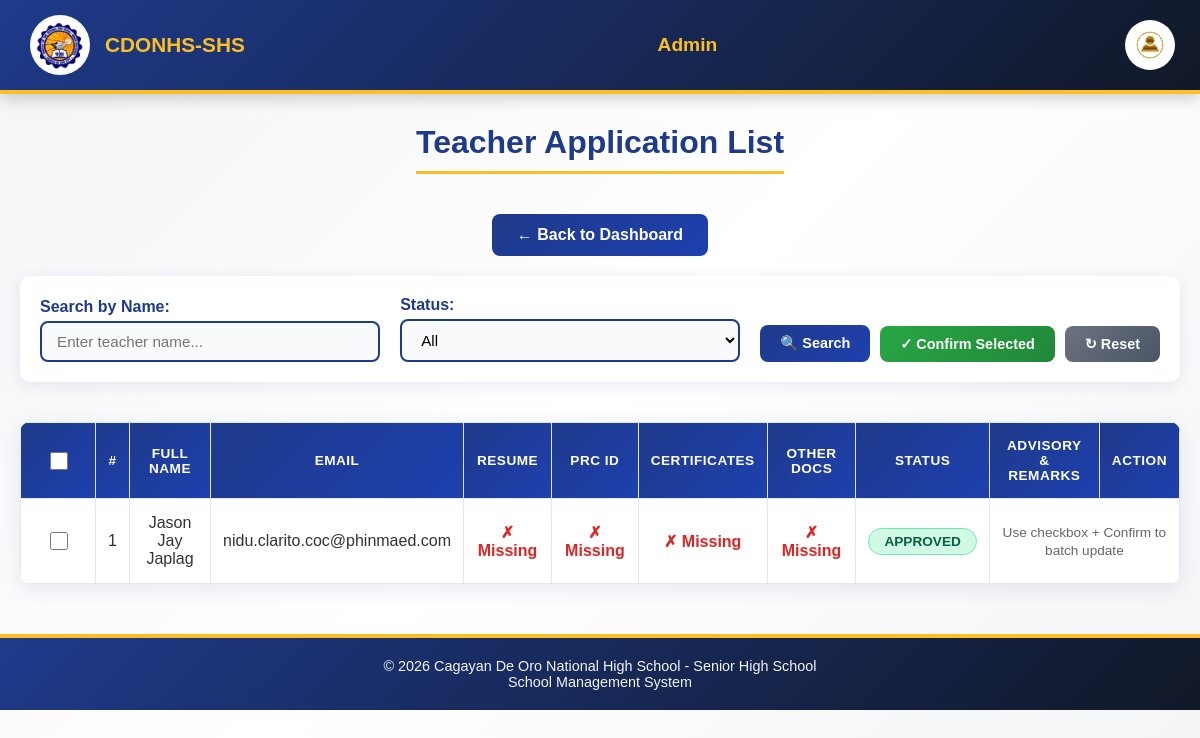
/Website_Files/Admin_Files/admin_teacher_application_list.php (signed in), run on an earlier commit of the app's database.
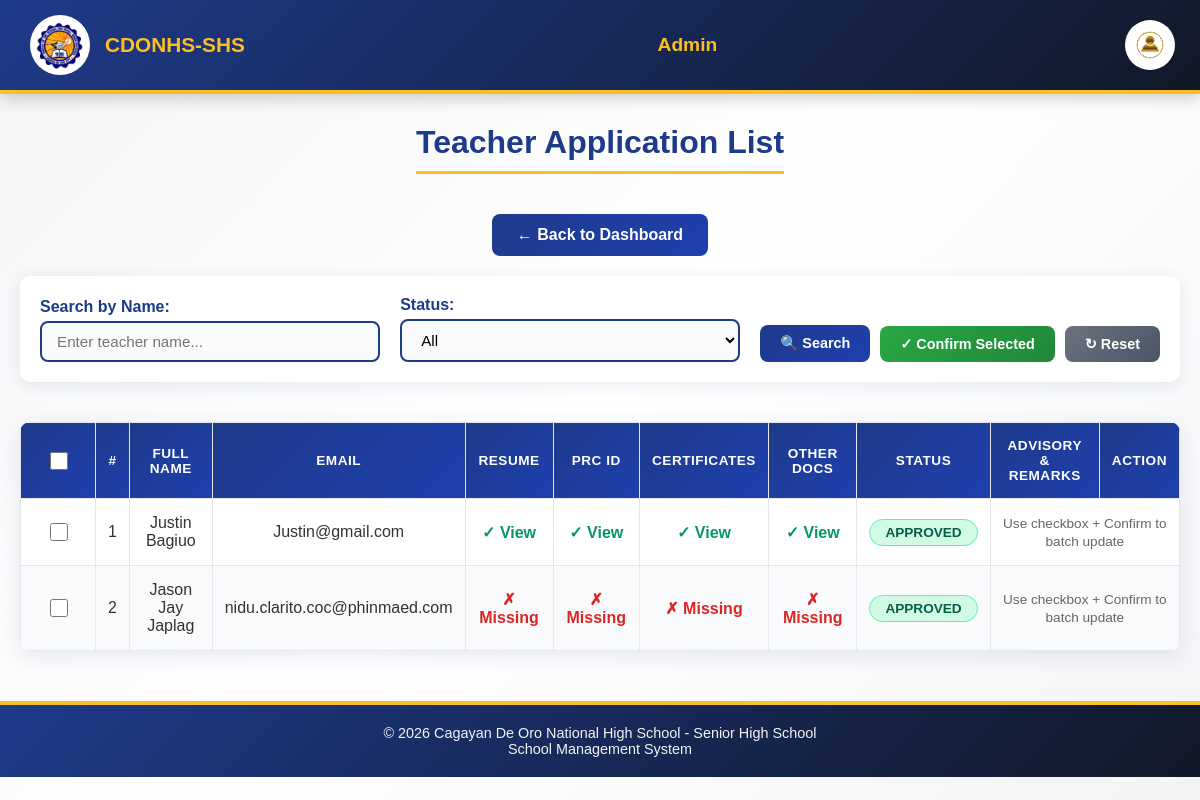
And on a later commit of the database.
### tables this page shows
CREATE TABLE `teacher_applications` (
  `teacher_application_id` int(11) NOT NULL,
  `first_name` varchar(100) NOT NULL,
  `last_name` varchar(100) NOT NULL,
  `middle_name` varchar(100) DEFAULT NULL,
  `extension_name` varchar(20) DEFAULT NULL,
  `date_of_birth` date NOT NULL,
  `sex` enum('male','female') NOT NULL,
  `civil_status` enum('single','married','divorced','widowed') NOT NULL,
  `contact_number` varchar(20) NOT NULL,
  `email` varchar(150) NOT NULL,
  `facebook_profile` varchar(255) DEFAULT NULL,
  `house_number_street` varchar(255) NOT NULL,
  `barangay` varchar(100) NOT NULL,
  `city_municipality` varchar(100) NOT NULL,
  `province` varchar(100) NOT NULL,
  `current_school` varchar(255) NOT NULL,
  `highest_education` enum('Bachelors','Masters','Doctorate','Other') NOT NULL,
  `specialization` varchar(255) NOT NULL,
  `application_status` enum('Pending','Approved','Rejected','Conditionally Approved') DEFAULT 'Pending',
  `remarks` text DEFAULT NULL,
  `date_submitted` timestamp NOT NULL DEFAULT current_timestamp(),
  `resume_cv` varchar(255) DEFAULT NULL,
  `prc_id_copy` varchar(255) DEFAULT NULL,
  `certificates` varchar(255) DEFAULT NULL,
  `other_documents` varchar(255) DEFAULT NULL,
  `profile_image` varchar(255) DEFAULT NULL
);

### Website_Files/Admin_Files/admin_teacher_application_list.php (the view, shortened to what the changed rows need)
<?php
include "../../DB_Connection/Connection.php";
$user_id = $_SESSION['user_id'];
$stmt = mysqli_prepare($connection, "
    SELECT * FROM users
    WHERE user_id = ?
    AND role_id = 2
");
mysqli_stmt_bind_param($stmt, "i", $user_id);
mysqli_stmt_execute($stmt);
$result = mysqli_stmt_get_result($stmt);
$sql = "SELECT * FROM teacher_applications WHERE 1=1";
$sql .= " ORDER BY teacher_application_id DESC";
$result = $connection->query($sql);
?>
<!DOCTYPE html>
<html lang="en">
<head>
    <link rel="stylesheet" href="../../Design/main_design.css">
    <link rel="stylesheet" href="../../Design/profile_dropdown.css">
    <link rel="stylesheet" href="../../Design/admin/application_list_design.css">
</head>
<body>
    <div class="page-title">
        <h1>Teacher Application List</h1>
    </div>
    <div class="table-container">
        <table>
            <thead>
                <tr>
                    <th><input type="checkbox" id="selectAllCheckbox"></th>
                    <th>#</th>
                    <th>Full Name</th>
                    <th>Email</th>
                    <th>Resume</th>
                    <th>PRC ID</th>
                    <th>Certificates</th>
                    <th>Other Docs</th>
                    <th>Status</th>
                    <th>Advisory & Remarks</th>
                    <th>Action</th>
                </tr>
            </thead>
            <tbody>
                <?php if ($result->num_rows > 0): ?>
                    <?php $count = 1; ?>
                    <?php while ($row = $result->fetch_assoc()): ?>
                        <tr class="application-row" data-application-id="<?= $row['teacher_application_id']; ?>">
                            <td><input type="checkbox" class="row-checkbox"></td>
                            <td><?= $count++; ?></td>
                            <td><?= htmlspecialchars($row['first_name'] . ' ' . $row['last_name']); ?></td>
                            <td><?= htmlspecialchars($row['email']); ?></td>
                            <td>
                                <?php if (!empty($row['resume_cv'])): ?>
                                    <a href="../../uploads/Documents/teacher/<?= htmlspecialchars($row['resume_cv']); ?>" target="_blank" class="doc-submitted">✓ View</a>
                                <?php else: ?>
                                    <span class="doc-missing">✗ Missing</span>
                                <?php endif; ?>
                            </td>
                            <td>
                                <?php if (!empty($row['prc_id_copy'])): ?>
                                    <a href="../../uploads/Documents/teacher/<?= htmlspecialchars($row['prc_id_copy']); ?>" target="_blank" class="doc-submitted">✓ View</a>
                                <?php else: ?>
                                    <span class="doc-missing">✗ Missing</span>
                                <?php endif; ?>
                            </td>
                            <td>
                                <?php if (!empty($row['certificates'])): ?>
                                    <a href="../../uploads/Documents/teacher/<?= htmlspecialchars($row['certificates']); ?>" target="_blank" class="doc-submitted">✓ View</a>
                                <?php else: ?>
                                    <span class="doc-missing">✗ Missing</span>
                                <?php endif; ?>
                            </td>
                            <td>
                                <?php if (!empty($row['other_documents'])): ?>
                                    <a href="../../uploads/Documents/teacher/<?= htmlspecialchars($row['other_documents']); ?>" target="_blank" class="doc-submitted">✓ View</a>
                                <?php else: ?>
                                    <span class="doc-missing">✗ Missing</span>
                                <?php endif; ?>
                            </td>
                            <td>
                                <?php
                                $statusClass = 'status-pending';
                                if ($row['application_status'] == 'Approved') $statusClass = 'status-approved';
                                ?>
                                <span class="status-badge <?= $statusClass; ?>">
                                    <?= htmlspecialchars($row['application_status']); ?>
                                </span>
                            </td>
                            <td colspan="2">
                                <div class="original-form-fields">
                                    <span style="color: #666; font-size: 0.85em;">Use checkbox + Confirm to batch update</span>
                                </div>
                            </td>
                        </tr>
                    <?php endwhile; ?>
                <?php endif; ?>
            </tbody>
        </table>
    </div>
</body>
</html>

What changed in the data, as far as the page shows it:
added teacher_applications: first_name+last_name "Justin Bagiuo", email "Justin@gmail.com", application_status "APPROVED"
